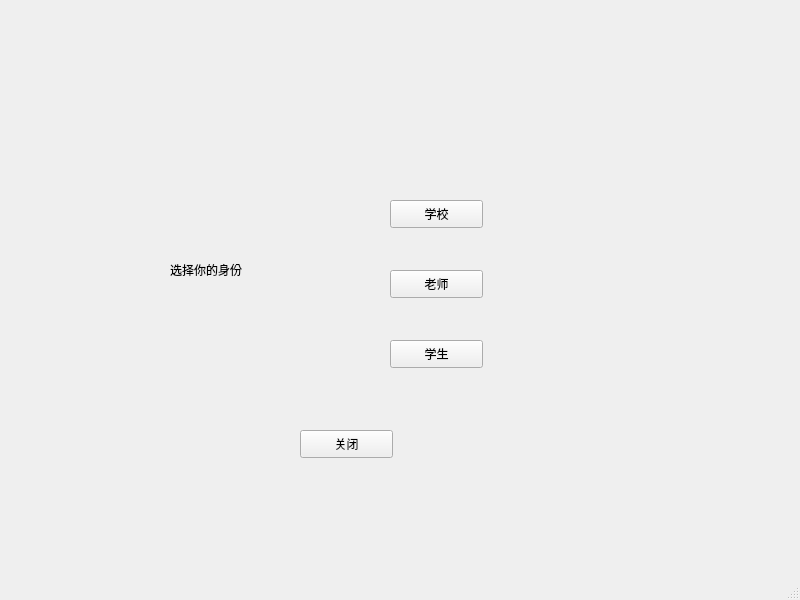
<?xml version="1.0" encoding="UTF-8"?>
<ui version="4.0">
 <class>ModeWindow</class>
 <widget class="QMainWindow" name="ModeWindow">
  <property name="geometry">
   <rect>
    <x>0</x>
    <y>0</y>
    <width>800</width>
    <height>600</height>
   </rect>
  </property>
  <property name="windowTitle">
   <string>ModeWindow</string>
  </property>
  <widget class="QWidget" name="centralwidget">
   <widget class="QLabel" name="label">
    <property name="geometry">
     <rect>
      <x>170</x>
      <y>260</y>
      <width>121</width>
      <height>19</height>
     </rect>
    </property>
    <property name="text">
     <string>选择你的身份</string>
    </property>
   </widget>
   <widget class="QPushButton" name="pushButton_teachermode">
    <property name="geometry">
     <rect>
      <x>390</x>
      <y>270</y>
      <width>93</width>
      <height>28</height>
     </rect>
    </property>
    <property name="text">
     <string>老师</string>
    </property>
   </widget>
   <widget class="QPushButton" name="pushButton_studentmode">
    <property name="geometry">
     <rect>
      <x>390</x>
      <y>340</y>
      <width>93</width>
      <height>28</height>
     </rect>
    </property>
    <property name="text">
     <string>学生</string>
    </property>
   </widget>
   <widget class="QPushButton" name="pushButton_school">
    <property name="geometry">
     <rect>
      <x>390</x>
      <y>200</y>
      <width>93</width>
      <height>28</height>
     </rect>
    </property>
    <property name="text">
     <string>学校</string>
    </property>
   </widget>
   <widget class="QPushButton" name="pushButton_exit">
    <property name="geometry">
     <rect>
      <x>300</x>
      <y>430</y>
      <width>93</width>
      <height>28</height>
     </rect>
    </property>
    <property name="text">
     <string>关闭</string>
    </property>
   </widget>
  </widget>
  <widget class="QMenuBar" name="menubar">
   <property name="geometry">
    <rect>
     <x>0</x>
     <y>0</y>
     <width>800</width>
     <height>25</height>
    </rect>
   </property>
  </widget>
  <widget class="QStatusBar" name="statusbar"/>
 </widget>
 <resources/>
 <connections/>
</ui>
